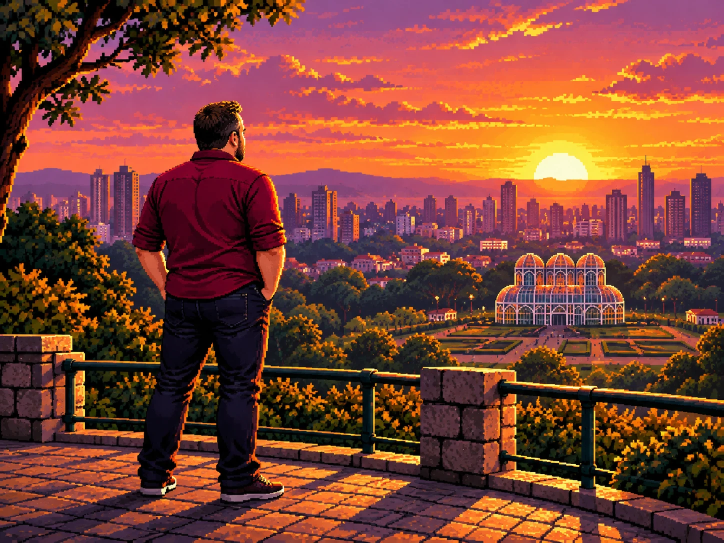
#> input picture scripts/story-ending-art/rodolfo/source.webp, 1448 x 1086 px (shown at 1/2 size)
$ python prepare_rodolfo_ending.py
#> lines starting #> are read from the running program, lines starting #| are printed output that depends on the picture
"""Prepares Rodolfo's story ending art (the screen shown when his campaign is completed).

Input : scripts/story-ending-art/rodolfo/source.webp (1448x1086, 4:3: Rodolfo, from behind, at a
        Curitiba lookout, watching the sunset over the city and the Jardim Botânico greenhouse)
Output: public/story/endings/rodolfo.jpg, 1440x810 (16:9, 1.5x the 960x540 game so it stays
        sharp on big screens and has room for the slow zoom of the ending screen).

Unlike the other endings the source is 4:3, so a 16:9 cut loses ~270 px of height and he is
taller than what is kept: the cut starts CROP_TOP px down, keeping his head and some sky above
it (the title goes to the right of his head) and leaving out his lower legs, which would sit
behind the result panel and the buttons anyway.

A still illustration: no layers. Everything that depends on the campaign (title, route, buttons)
is drawn on top of it by CampaignCompleteScene.

Offline tool only (not part of the build). Requires Python 3 + Pillow:
    python scripts/story-ending-art/rodolfo/prepare_rodolfo_ending.py
"""

from pathlib import Path

from PIL import Image

ROOT = Path(__file__).resolve().parents[3]
SOURCE = ROOT / 'scripts/story-ending-art/rodolfo/source.webp'
OUT = ROOT / 'public/story/endings/rodolfo.jpg'
SIZE = (1440, 810)
CROP_TOP = 140


def main() -> None:
    image = Image.open(SOURCE).convert('RGB')
#> image is the input picture: PIL image 1448x1086 RGB; mean R, G, B 126.1, 66.7, 53
    width, height = image.size
#> width = 1448; height = 1086
    crop_height = round(width * SIZE[1] / SIZE[0])
#> crop_height = 814
    box = (0, CROP_TOP, width, CROP_TOP + crop_height)
#> box = (0, 140, 1448, 954)
    assert box[3] <= height, 'CROP_TOP leaves the image'
    OUT.parent.mkdir(parents=True, exist_ok=True)
    image.crop(box).resize(SIZE, Image.LANCZOS).save(OUT, quality=90, optimize=True)
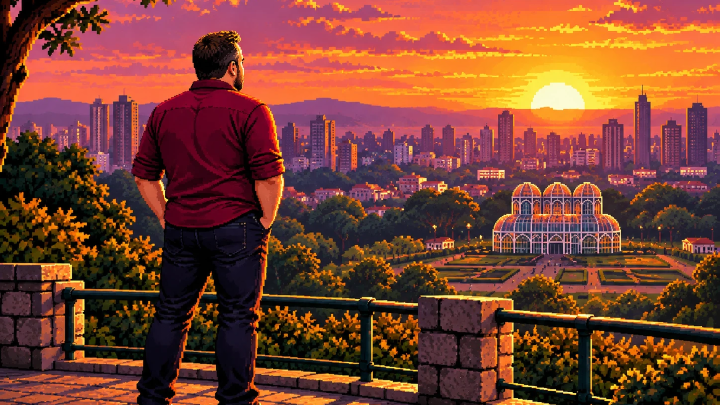
#> saved as rodolfo.jpg: PIL image 1440x810 RGB (shown at 1/2 size); mean R, G, B 123.2, 66.4, 49.4
    print(f'ending: {SIZE[0]}x{SIZE[1]} from {box}')
#| ending: 1440x810 from (0, 140, 1448, 954)


if __name__ == '__main__':
    main()
